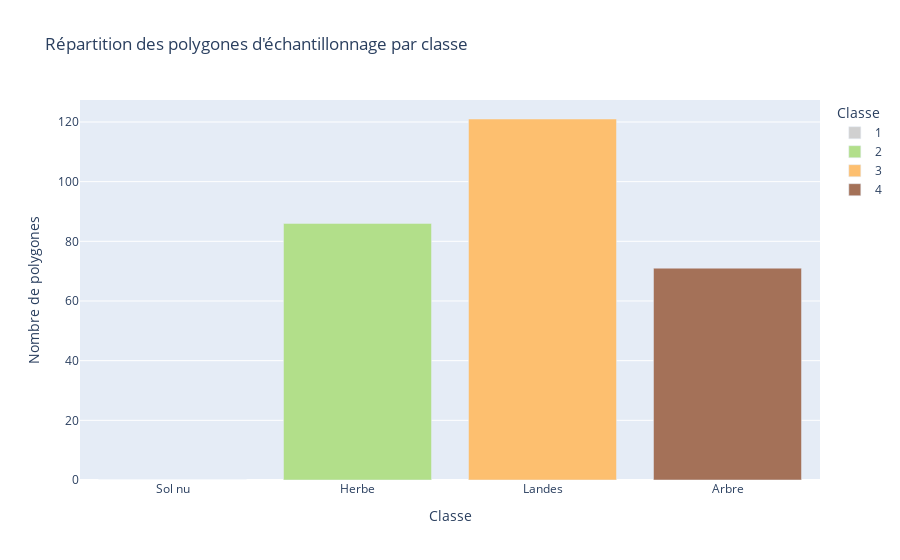

Source (notebook cell):
### Markdown cell above
# **1. Analyse des échantillons**

![Diagramme de flux : Analyse des échantillons](img/Diagramme_Nb_echantillons.png) 
Figure 2 : Diagramme de flux détaillant l'analyse des échantillons

## **1.1. Nombre d'échantillons**

Le bloc de code suivant permet de calculer le nombre de polygones compris dans le fichier vecteur PI_strates_bretagne_32630.shp, comme montré sur le diagramme de flux ci-dessus. Le résultat obtenu est représenté sous le forme d'un histogramme qui sera enregistré dans le dossier results/figure sous le nom "diag_baton_nb_poly_by_class.png".

### Code cell
# --- ANALYSE DES ÉCHANTILLONS ---

# 1. Chargement du fichier
gdf = gpd.read_file(path_vecteur)

# 2. Préparation des données pour le diagramme
polygon_counts = gdf['strate'].value_counts().reset_index()
polygon_counts.columns = ['Classe', 'Nombre de polygones']
polygon_counts['Classe'] = polygon_counts['Classe'].astype(str)

# On s'assure d'avoir les 4 classes pour la cohérence visuelle
all_classes = pd.DataFrame({'Classe': ['1', '2', '3', '4']})
polygon_counts = all_classes.merge(polygon_counts, on='Classe', how='left').fillna(0)
polygon_counts['Nom'] = polygon_counts['Classe'].map({'1': 'Sol nu', '2': 'Herbe', '3': 'Landes', '4': 'Arbre'})

# 3. Création du diagramme de répartition
fig_polygons = px.bar(
    polygon_counts,
    x='Classe',
    y='Nombre de polygones',
    color='Classe',
    color_discrete_map={'1': '#d0d0d0', '2': '#b2df8a', '3': '#fdbf6f', '4': '#a47158'},
    title='Répartition des polygones d\'échantillonnage par classe',
    hover_data=['Nom'],
    category_orders={'Classe': ['1', '2', '3', '4']}
)

fig_polygons.update_xaxes(tickvals=['1', '2', '3', '4'], ticktext=['Sol nu', 'Herbe', 'Landes', 'Arbre'])

# 4. Enregistrement
output_polygon_html = os.path.join(figure_path, 'diag_baton_nb_poly_by_class.html')
fig_polygons.write_html(output_polygon_html)
fig_polygons.show()

print(f"Analyse des échantillons terminée. Nombre total de polygones : {len(gdf)}")

### Figure 1 — Plotly figure (JSON) as saved in the notebook; plotly's stock layout.template omitted (floating-point values rounded to 4 significant figures)
{"data": [{"customdata": [["Sol nu"]], "hovertemplate": "Classe=%{x}<br>Nombre de polygones=%{y}<br>Nom=%{customdata[0]}<extra></extra>", "legendgroup": "1", "marker": {"color": "#d0d0d0", "pattern": {"shape": ""}}, "name": "1", "orientation": "v", "showlegend": true, "textposition": "auto", "type": "bar", "x": ["1"], "xaxis": "x", "y": [0.0], "yaxis": "y"}, {"customdata": [["Herbe"]], "hovertemplate": "Classe=%{x}<br>Nombre de polygones=%{y}<br>Nom=%{customdata[0]}<extra></extra>", "legendgroup": "2", "marker": {"color": "#b2df8a", "pattern": {"shape": ""}}, "name": "2", "orientation": "v", "showlegend": true, "textposition": "auto", "type": "bar", "x": ["2"], "xaxis": "x", "y": [86.0], "yaxis": "y"}, {"customdata": [["Landes"]], "hovertemplate": "Classe=%{x}<br>Nombre de polygones=%{y}<br>Nom=%{customdata[0]}<extra></extra>", "legendgroup": "3", "marker": {"color": "#fdbf6f", "pattern": {"shape": ""}}, "name": "3", "orientation": "v", "showlegend": true, "textposition": "auto", "type": "bar", "x": ["3"], "xaxis": "x", "y": [121.0], "yaxis": "y"}, {"customdata": [["Arbre"]], "hovertemplate": "Classe=%{x}<br>Nombre de polygones=%{y}<br>Nom=%{customdata[0]}<extra></extra>", "legendgroup": "4", "marker": {"color": "#a47158", "pattern": {"shape": ""}}, "name": "4", "orientation": "v", "showlegend": true, "textposition": "auto", "type": "bar", "x": ["4"], "xaxis": "x", "y": [71.0], "yaxis": "y"}], "layout": {"barmode": "relative", "legend": {"title": {"text": "Classe"}, "tracegroupgap": 0}, "title": {"text": "Répartition des polygones d'échantillonnage par classe"}, "xaxis": {"anchor": "y", "categoryarray": ["1", "2", "3", "4"], "categoryorder": "array", "domain": [0, 1], "ticktext": ["Sol nu", "Herbe", "Landes", "Arbre"], "tickvals": ["1", "2", "3", "4"], "title": {"text": "Classe"}}, "yaxis": {"anchor": "x", "domain": [0, 1], "title": {"text": "Nombre de polygones"}}}}
